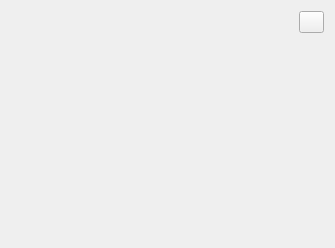
<?xml version="1.0" encoding="UTF-8"?>
<ui version="4.0">
 <class>CameraView</class>
 <widget class="QWidget" name="CameraView">
  <property name="geometry">
   <rect>
    <x>0</x>
    <y>0</y>
    <width>335</width>
    <height>248</height>
   </rect>
  </property>
  <property name="mouseTracking">
   <bool>true</bool>
  </property>
  <property name="focusPolicy">
   <enum>Qt::WheelFocus</enum>
  </property>
  <property name="windowTitle">
   <string/>
  </property>
  <layout class="QVBoxLayout" name="verticalLayout">
   <item>
    <layout class="QHBoxLayout" name="horizontalLayout">
     <item>
      <spacer name="horizontalSpacer">
       <property name="orientation">
        <enum>Qt::Horizontal</enum>
       </property>
       <property name="sizeHint" stdset="0">
        <size>
         <width>40</width>
         <height>20</height>
        </size>
       </property>
      </spacer>
     </item>
     <item>
      <widget class="QPushButton" name="pushButton_close">
       <property name="maximumSize">
        <size>
         <width>25</width>
         <height>25</height>
        </size>
       </property>
       <property name="text">
        <string/>
       </property>
      </widget>
     </item>
    </layout>
   </item>
   <item>
    <spacer name="verticalSpacer">
     <property name="orientation">
      <enum>Qt::Vertical</enum>
     </property>
     <property name="sizeHint" stdset="0">
      <size>
       <width>20</width>
       <height>40</height>
      </size>
     </property>
    </spacer>
   </item>
  </layout>
 </widget>
 <resources/>
 <connections/>
</ui>
